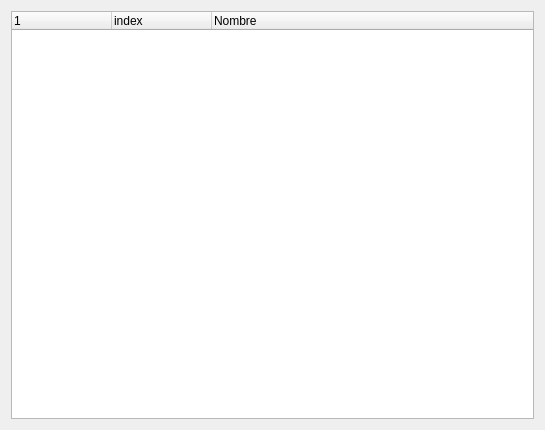
<?xml version="1.0" encoding="UTF-8"?>
<ui version="4.0">
 <class>Form</class>
 <widget class="QWidget" name="Form">
  <property name="geometry">
   <rect>
    <x>0</x>
    <y>0</y>
    <width>545</width>
    <height>430</height>
   </rect>
  </property>
  <property name="windowTitle">
   <string>Form</string>
  </property>
  <layout class="QVBoxLayout" name="verticalLayout">
   <item>
    <widget class="QTreeWidget" name="treeMain">
     <column>
      <property name="text">
       <string notr="true"/>
      </property>
     </column>
     <column>
      <property name="text">
       <string>index</string>
      </property>
     </column>
     <column>
      <property name="text">
       <string>Nombre</string>
      </property>
     </column>
    </widget>
   </item>
  </layout>
 </widget>
 <resources/>
 <connections/>
</ui>
